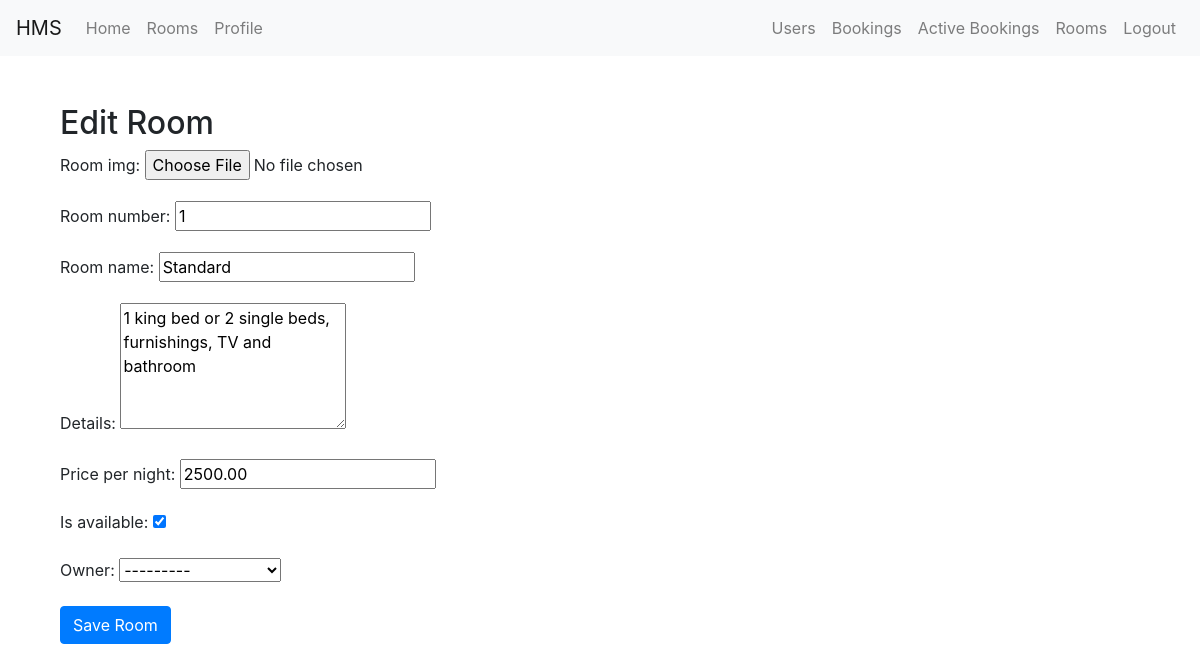
Page /editroom/1/ (signed in) on the committed database.
### accounts/models.py (models this page shows, shortened)
class Room(models.Model):
    room_img = models.ImageField(upload_to='room_img/', blank=True)
    room_number = models.CharField(max_length=10, unique=True)
    room_name = models.CharField(max_length=10, unique=True)
    details = models.TextField(max_length=500)
    price_per_night = models.DecimalField(max_digits=10, decimal_places=2)
    is_available = models.BooleanField(default=True)
    owner = models.ForeignKey(CustomUser, on_delete=models.SET_NULL, null=True, blank=True, related_name='owned_rooms')
    check_in_date = models.DateField(blank=True, null=True)
    check_out_date = models.DateField(blank=True, null=True)

### accounts/views.py (the view)
# urls.py: path('editroom/<int:room_id>/', edit_room, name='edit_room'),
@login_required(login_url='LoginPage')
@user_passes_test(is_admin, login_url='HomePage')
def edit_room(request, room_id):
    room = get_object_or_404(Room, id=room_id)
    if request.method == 'POST':
        form = RoomForm(request.POST, request.FILES, instance=room)
        if form.is_valid():
            form.save()
            return redirect('Rooms')
    else:
        form = RoomForm(initial={
            'room_number': room.room_number,
            'room_name': room.room_name,
            'details': room.details,
            'price_per_night': room.price_per_night,
            'is_available': room.is_available,
            'owner': room.owner,
        })
    return render(request, 'admin/edit_room.html', {'form': form})

### accounts/forms.py
class RoomForm(forms.ModelForm):
    class Meta:
        model = Room
        fields = ['room_img', 'room_number', 'room_name', 'details', 'price_per_night', 'is_available', 'owner']
    def __init__(self, *args, **kwargs):
        super(RoomForm, self).__init__(*args, **kwargs)
        self.fields['details'].widget = forms.Textarea(attrs={'rows': 5, 'cols': 20})

### accounts/models.py (called while the page is built)
    def __str__(self):
        if self.first_name and self.last_name:
            return f'{self.first_name} {self.last_name}'
        return self.email

    @property
    def is_staff(self):
        return self.staff

    @property
    def is_admin(self):
        return self.admin

    @property
    def is_active(self):
        return self.active

### accounts/views.py (called while the page is built)
def is_admin(user):
    return user.is_authenticated and user.is_admin

### templates/admin/edit_room.html (shortened to what this page needs)
{% extends 'base.html' %}
{% block content %}
    <div class="container mt-5">
        <h2>Edit Room</h2>
        <form method="post" enctype="multipart/form-data">
            {{ form.as_p }}
            <button type="submit" class="btn btn-primary">Save Room</button>
        </form>
    </div>
{% endblock %}

### rows in the picture
Room: room_number "1", room_name "Standard", details "1 king bed or 2 single beds, furnishings, TV and bathroom", price_per_night "2500.00", is_available "☑", owner "---------"
